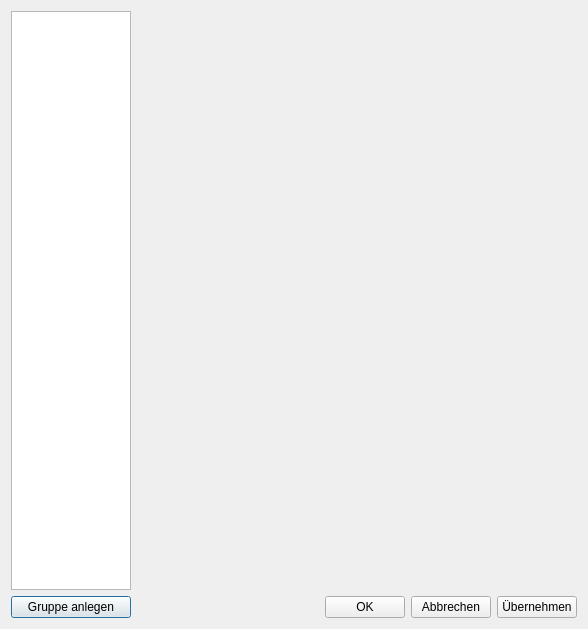
<?xml version="1.0" encoding="UTF-8"?>
<ui version="4.0">
 <class>UserGroupsWindow</class>
 <widget class="QDialog" name="UserGroupsWindow">
  <property name="geometry">
   <rect>
    <x>0</x>
    <y>0</y>
    <width>588</width>
    <height>629</height>
   </rect>
  </property>
  <property name="windowTitle">
   <string>Benutzergruppen Verwaltung</string>
  </property>
  <layout class="QHBoxLayout" name="horizontalLayout_2">
   <item>
    <layout class="QVBoxLayout" name="verticalLayout_2">
     <item>
      <widget class="QListWidget" name="listWidget">
       <property name="sizePolicy">
        <sizepolicy hsizetype="Maximum" vsizetype="Expanding">
         <horstretch>0</horstretch>
         <verstretch>0</verstretch>
        </sizepolicy>
       </property>
       <property name="maximumSize">
        <size>
         <width>120</width>
         <height>16777215</height>
        </size>
       </property>
      </widget>
     </item>
     <item>
      <widget class="QPushButton" name="pushCreateGroup">
       <property name="text">
        <string>Gruppe anlegen</string>
       </property>
      </widget>
     </item>
    </layout>
   </item>
   <item>
    <layout class="QVBoxLayout" name="verticalLayout">
     <item>
      <widget class="UserGroupEditor" name="widgetEditor" native="true">
       <property name="sizePolicy">
        <sizepolicy hsizetype="Preferred" vsizetype="Expanding">
         <horstretch>0</horstretch>
         <verstretch>0</verstretch>
        </sizepolicy>
       </property>
      </widget>
     </item>
     <item>
      <layout class="QHBoxLayout" name="horizontalLayout">
       <item>
        <spacer name="horizontalSpacer">
         <property name="orientation">
          <enum>Qt::Horizontal</enum>
         </property>
         <property name="sizeHint" stdset="0">
          <size>
           <width>40</width>
           <height>20</height>
          </size>
         </property>
        </spacer>
       </item>
       <item>
        <widget class="QPushButton" name="pushOk">
         <property name="text">
          <string>OK</string>
         </property>
        </widget>
       </item>
       <item>
        <widget class="QPushButton" name="pushCancel">
         <property name="text">
          <string>Abbrechen</string>
         </property>
        </widget>
       </item>
       <item>
        <widget class="QPushButton" name="pushApply">
         <property name="text">
          <string>Übernehmen</string>
         </property>
        </widget>
       </item>
      </layout>
     </item>
    </layout>
   </item>
  </layout>
 </widget>
 <customwidgets>
  <customwidget>
   <class>UserGroupEditor</class>
   <extends>QWidget</extends>
   <header>Administraton/UserGroupEditor.h</header>
   <container>1</container>
  </customwidget>
 </customwidgets>
 <resources/>
 <connections/>
</ui>
